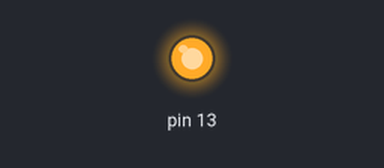
The sketch below on a simulated Arduino Uno, built with avr-gcc and run on an emulated ATmega328P. On the bench: output pins drawn as LEDs (lit = HIGH). What the sketch prints to the serial monitor is not drawn.

Above: at 0.1 s.
At 4.1 s:
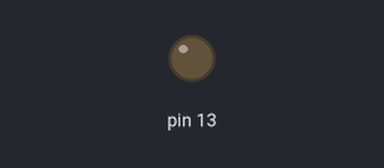
Timing chart, 0 to 7.5 s (numbered marks = the images above):
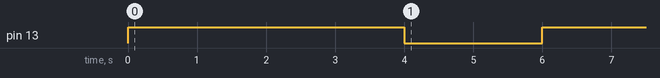

Measured:
- by itself, pin 13: LOW → HIGH at 0.00 s, → LOW 4.0 s later, → HIGH 2.0 s later

The sketch:

teste2.ino
```cpp
char expdois(char op,char um,char outro,boolean &ovf);
String numero = "23";
//String numeroa = "1";
int i;
void setup()
{
pinMode(13,OUTPUT);
Serial.begin(115200);
}
void loop()
{
//String temp = numero;
A();
somar(numero,"50",'-');
//numeroa = temp;
i++;
//if(i<=1001)
//{
//Serial.print("2^");Serial.print(i);Serial.print(" : ");
//Serial.println(numero);

//}
//else
//{
//while(true)
//{
//}
//}
delay(1000);
}
void A()
{
if(digitalRead(13) == LOW)
digitalWrite(13,HIGH);
else
digitalWrite(13,LOW);
}
void somar(String num1,String num2,char op)
{
if(num1.charAt(0) == '-')
{
if(op=='-')
op = '+';
else
op = '-';
num1.setCharAt(0,0);
}
String anum1 = num1;
boolean ovf;
Serial.print("Vamos calcular ");Serial.print(num1);Serial.print(op);Serial.println(num2);
for(int a=num2.length()-1;a>=0;a--)
{
char b;
int i =a+(num1.length()-num2.length());

b = num2.charAt(a);

do
{
Serial.println(num1);
ovf = false;
num1.setCharAt(i,expdois(op,num1.charAt(i),b,ovf));
if(i>=0)
i--;
else
{
if(op == '-')
{
Serial.println("Numero negativo!!");
somar(num2,anum1,'-');
numero = "-"+numero;
return;
}
else
{
num1 = "0"+num1;
i++;
}
}
b = '1';
}
while(ovf);
}
numero = num1;
Serial.print("e o resultado: ");Serial.println(numero);
}

String maior(String num1,String num2)
{

}
char expdois(char op,char um,char outro,boolean &ovf)
{
  Serial.write(um);  Serial.write(op);  Serial.write(outro);Serial.print("=");
switch(op)
{
  case '+': // caso encontrar o sinal de soma executar a soma
  um += outro-'0';// outra possibilidade sem nenhum print de estado
  break;
  case '-': // caso encontrar o sinal de subtração executa a subtração
  um -= outro-'0';
  break;
  case '*': // caso encontrar o sinal de vezes, faz a multiplicação

  break;
  case '/':// caso encontrar o sinal de divisão faz a divisão

  break;
  case '^': // caso encontrar esse sinal faz a potenciação

  break;
  default :
  Serial.print("encontrei algo errado! isso nao deveria estar aqui:");Serial.write(op);
  break;
}
while(um < '0' || um > '9')
{
if(um < '0')
um += 10;
else
um -= 10;
ovf = true;
}
Serial.print(um);
if(ovf)
Serial.print(" e vai um");
Serial.println();
delay(500);
return um;
}
```
